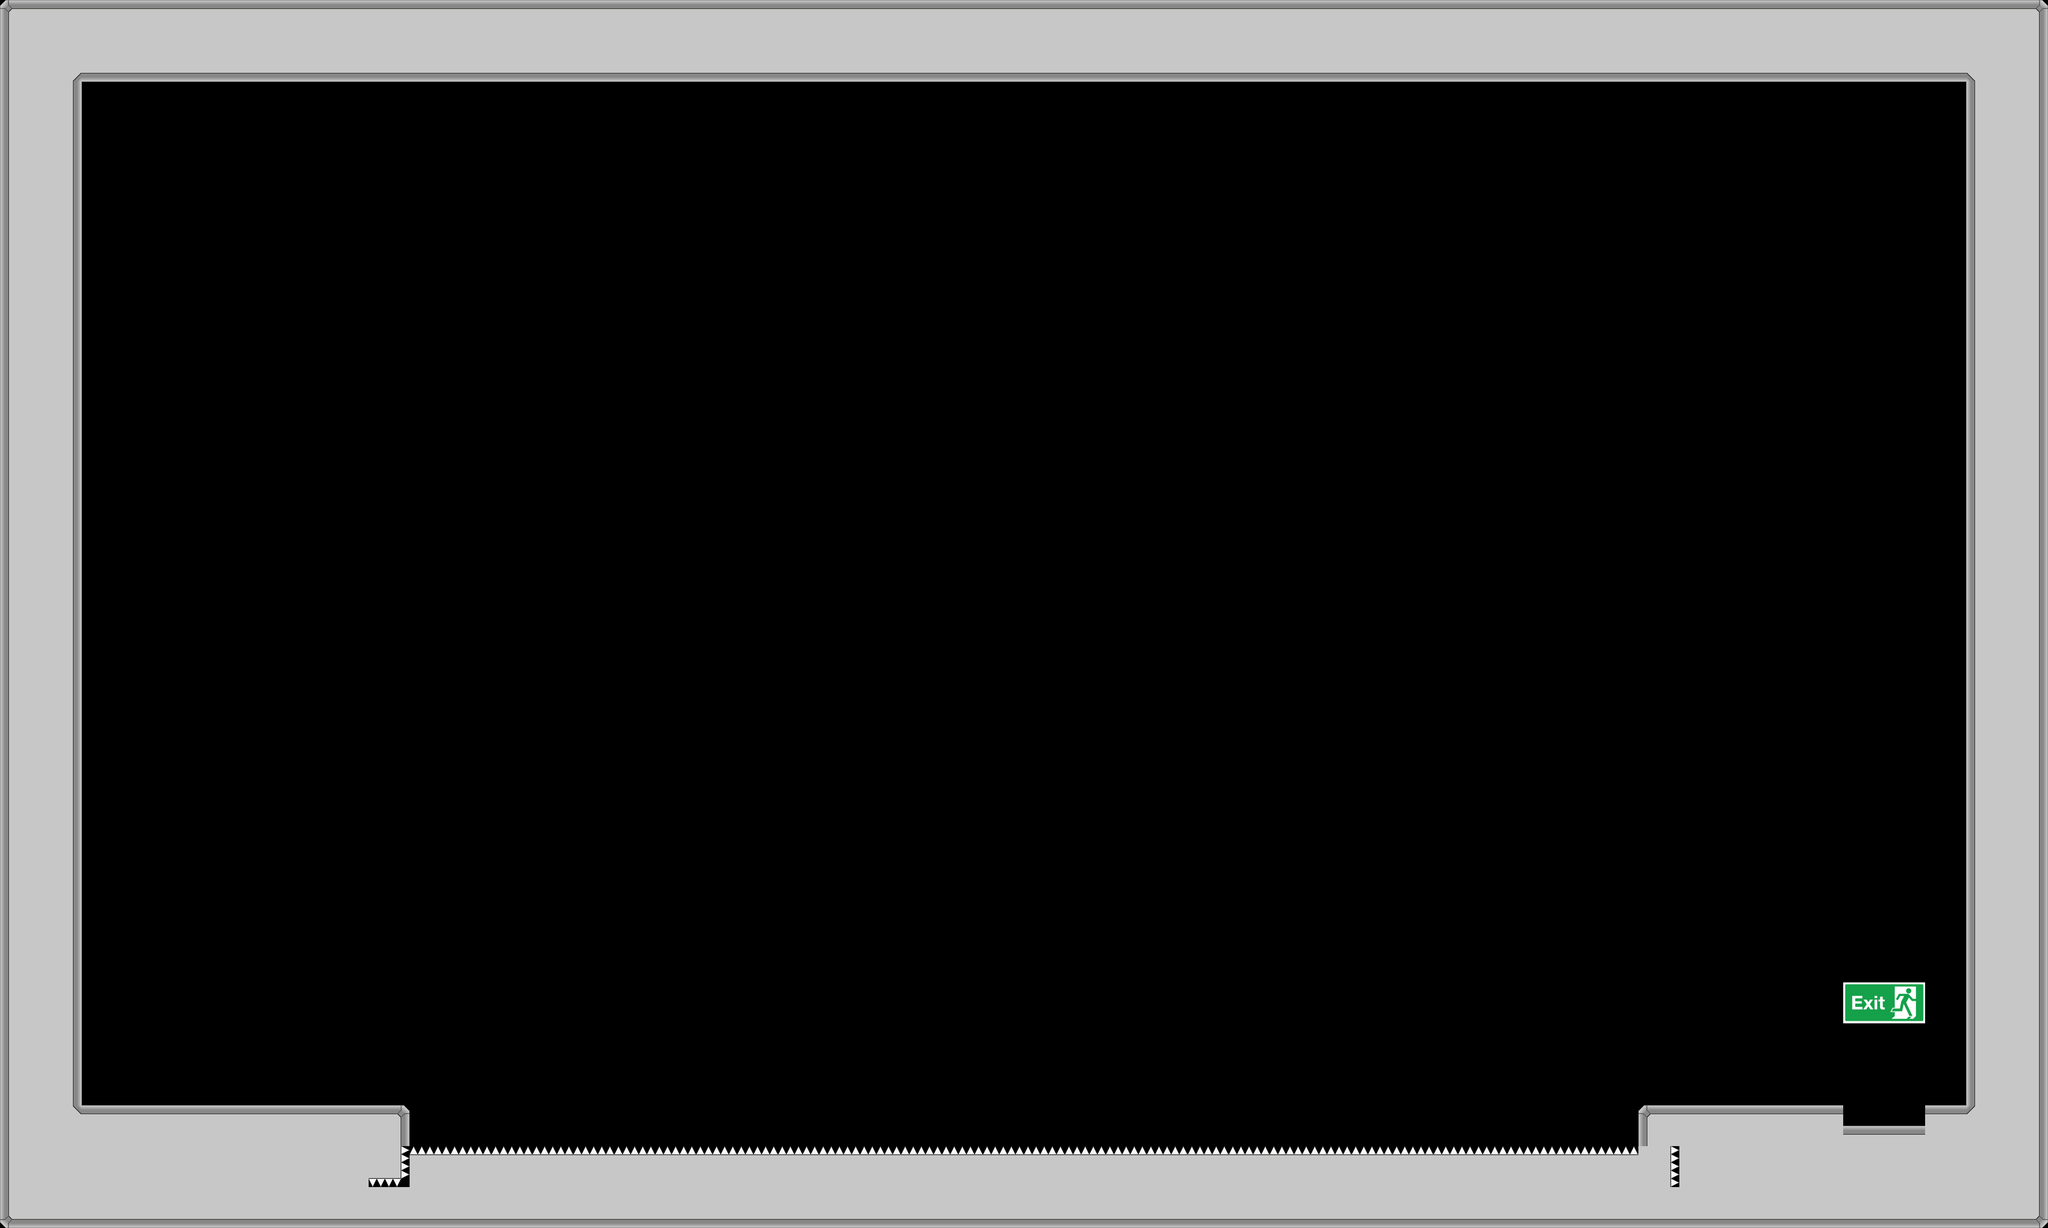

Below is a game level as drawn by its tile map, then a one-line description and the .tmx that defines it (tile-layer data replaced by summaries):
An orthogonal 50x30 tile map with 96x96 px tiles, 1 tile layer (Tile Layer 1), 3 tilesets and 51 objects.

<map version="1.0" orientation="orthogonal" renderorder="right-down" width="50" height="30" tilewidth="96" tileheight="96">
 <properties>
  <property name="unity:scale" value="0.03" />
 </properties>
 <tileset firstgid="1" name="spacestation_wall" tilewidth="96" tileheight="96">
  <image source="../Tilesets/spacestation_wall.png" width="480" height="288" />
  <tile id="0">
   <objectgroup draworder="index">
    <object x="48" y="48" width="48" height="48" />
   </objectgroup>
  </tile>
  <tile id="1">
   <objectgroup draworder="index">
    <object x="0" y="48" width="96" height="48" />
   </objectgroup>
  </tile>
  <tile id="2">
   <objectgroup draworder="index">
    <object x="0" y="48" width="48" height="48" />
   </objectgroup>
  </tile>
  <tile id="3">
   <objectgroup draworder="index">
    <object x="0" y="0" width="96" height="48" />
    <object x="0" y="48" width="48" height="48" />
   </objectgroup>
  </tile>
  <tile id="4">
   <objectgroup draworder="index">
    <object x="0" y="0" width="96" height="48" />
    <object x="48" y="48" width="48" height="48" />
   </objectgroup>
  </tile>
  <tile id="5">
   <objectgroup draworder="index">
    <object x="48" y="0" width="48" height="96" />
   </objectgroup>
  </tile>
  <tile id="6">
   <objectgroup draworder="index">
    <object x="0" y="0" width="96" height="96" />
   </objectgroup>
  </tile>
  <tile id="7">
   <objectgroup draworder="index">
    <object x="0" y="0" width="48" height="96" />
   </objectgroup>
  </tile>
  <tile id="8">
   <objectgroup draworder="index">
    <object x="0" y="0" width="48" height="48" />
    <object x="0" y="48" width="96" height="48" />
   </objectgroup>
  </tile>
  <tile id="9">
   <objectgroup draworder="index">
    <object x="48" y="0" width="48" height="48" />
    <object x="0" y="48" width="96" height="48" />
   </objectgroup>
  </tile>
  <tile id="10">
   <objectgroup draworder="index">
    <object x="48" y="0" width="48" height="48" />
   </objectgroup>
  </tile>
  <tile id="11">
   <objectgroup draworder="index">
    <object x="0" y="0" width="96" height="48" />
   </objectgroup>
  </tile>
  <tile id="12">
   <objectgroup draworder="index">
    <object x="0" y="0" width="48" height="48" />
   </objectgroup>
  </tile>
 </tileset>
 <tileset firstgid="16" name="spacestation_trap" tilewidth="96" tileheight="96">
  <image source="../Tilesets/spacestation_trap.png" width="384" height="480" />
  <tile id="0">
   <objectgroup draworder="index">
    <object x="72" y="48" width="24" height="24" />
    <object x="48" y="72" width="48" height="24" />
   </objectgroup>
  </tile>
  <tile id="1">
   <objectgroup draworder="index">
    <object x="0" y="48" width="96" height="48" />
   </objectgroup>
  </tile>
  <tile id="2">
   <objectgroup draworder="index">
    <object x="0" y="48" width="24" height="24" />
    <object x="0" y="72" width="48" height="24" />
   </objectgroup>
  </tile>
  <tile id="3">
   <objectgroup draworder="index">
    <object x="48" y="0" width="48" height="96" />
   </objectgroup>
  </tile>
  <tile id="4">
   <objectgroup draworder="index">
    <object x="48" y="0" width="48" height="24" />
    <object x="72" y="24" width="24" height="24" />
   </objectgroup>
  </tile>
  <tile id="5">
   <objectgroup draworder="index">
    <object x="0" y="0" width="96" height="48" />
   </objectgroup>
  </tile>
  <tile id="6">
   <objectgroup draworder="index">
    <object x="0" y="0" width="48" height="24" />
    <object x="0" y="24" width="24" height="24" />
   </objectgroup>
  </tile>
  <tile id="7">
   <objectgroup draworder="index">
    <object x="0" y="0" width="48" height="96" />
   </objectgroup>
  </tile>
  <tile id="8">
   <objectgroup draworder="index">
    <object x="0" y="0" width="96" height="48" />
    <object x="0" y="48" width="48" height="48" />
   </objectgroup>
  </tile>
  <tile id="9">
   <objectgroup draworder="index">
    <object x="0" y="0" width="96" height="48" />
    <object x="48" y="48" width="48" height="48" />
   </objectgroup>
  </tile>
  <tile id="10">
   <objectgroup draworder="index">
    <object x="0" y="0" width="96" height="48" />
    <object x="0" y="48" width="48" height="48" />
   </objectgroup>
  </tile>
  <tile id="11">
   <objectgroup draworder="index">
    <object x="0" y="0" width="96" height="48" />
    <object x="48" y="48" width="48" height="48" />
   </objectgroup>
  </tile>
  <tile id="12">
   <objectgroup draworder="index">
    <object x="0" y="0" width="48" height="48" />
    <object x="0" y="48" width="96" height="48" />
   </objectgroup>
  </tile>
  <tile id="13">
   <objectgroup draworder="index">
    <object x="48" y="0" width="48" height="48" />
    <object x="0" y="48" width="96" height="48" />
   </objectgroup>
  </tile>
  <tile id="14">
   <objectgroup draworder="index">
    <object x="0" y="0" width="48" height="48" />
    <object x="0" y="48" width="96" height="48" />
   </objectgroup>
  </tile>
  <tile id="15">
   <objectgroup draworder="index">
    <object x="48" y="0" width="48" height="48" />
    <object x="0" y="48" width="96" height="48" />
   </objectgroup>
  </tile>
  <tile id="16">
   <objectgroup draworder="index">
    <object x="0" y="48" width="96" height="48" />
   </objectgroup>
  </tile>
  <tile id="17">
   <objectgroup draworder="index">
    <object x="0" y="0" width="48" height="96" />
   </objectgroup>
  </tile>
  <tile id="18">
   <objectgroup draworder="index">
    <object x="0" y="0" width="96" height="48" />
   </objectgroup>
  </tile>
  <tile id="19">
   <objectgroup draworder="index">
    <object x="48" y="0" width="48" height="96" />
   </objectgroup>
  </tile>
 </tileset>
 <tileset firstgid="36" name="spacestation_background" tilewidth="96" tileheight="96">
  <image source="../Tilesets/spacestation_background.png" width="192" height="384" />
  <tile id="6">
   <objectgroup draworder="index">
    <object x="0" y="48" width="96" height="48" />
   </objectgroup>
  </tile>
  <tile id="7">
   <objectgroup draworder="index">
    <object x="0" y="48" width="96" height="48" />
   </objectgroup>
  </tile>
 </tileset>
 <layer name="Tile Layer 1" width="50" height="30">
  <data>[1500 cells, 326 non-empty, 24 distinct tile ids]</data>
 </layer>
</map>